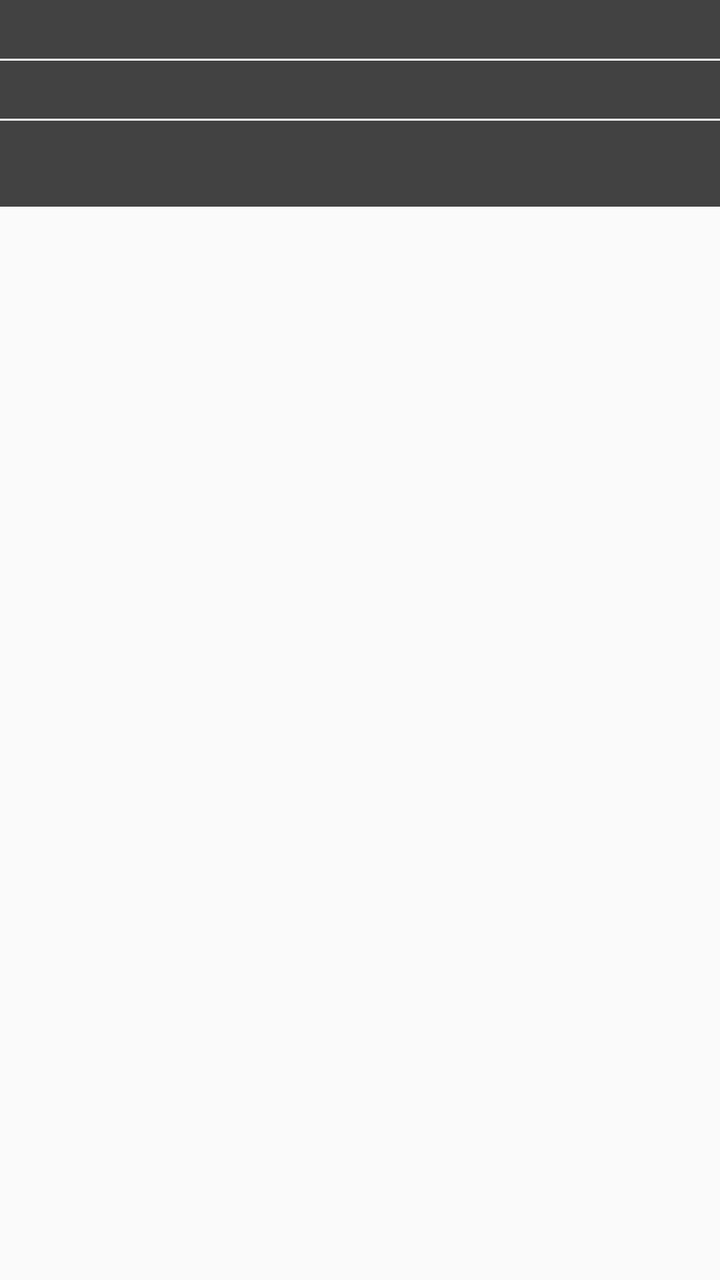
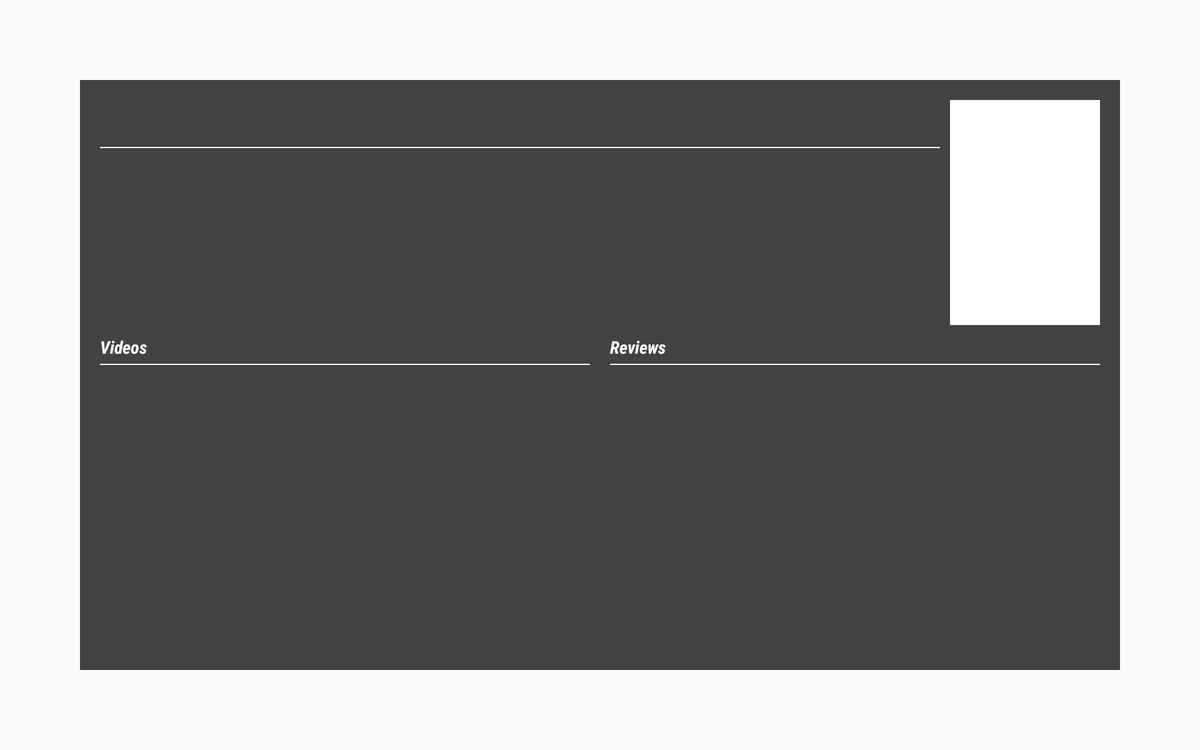

Two renders of one Android screen. The first uses the default layout on a phone; the second uses the alternative layout the repository ships for a different screen configuration, on a matching device. The two XML files are below.
<!-- AndroidManifest.xml: application theme AppTheme -->
<!-- res/layout/fragment_details.xml -->
<RelativeLayout xmlns:android="http://schemas.android.com/apk/res/android"
    xmlns:tools="http://schemas.android.com/tools"
    android:layout_width="match_parent"
    android:layout_height="match_parent"
    tools:context=".fragments.DetailsFragment">

    <ImageView
        android:id="@+id/backdrop_image"
        android:layout_width="match_parent"
        android:layout_height="match_parent"
        android:scaleType="centerCrop" />

    <View
        android:layout_width="match_parent"
        android:layout_height="match_parent"
        android:background="#00FFFFFF" />

    <ScrollView
        android:layout_width="match_parent"
        android:layout_height="match_parent">

        <RelativeLayout
            android:layout_width="match_parent"
            android:layout_height="wrap_content">

            <ImageView
                android:id="@+id/poster_image"
                android:layout_width="wrap_content"
                android:layout_height="wrap_content"
                android:layout_centerHorizontal="true"
                android:layout_marginTop="@dimen/activity_vertical_margin"
                android:layout_marginRight="@dimen/activity_vertical_margin"
                android:layout_marginEnd="@dimen/activity_vertical_margin" />

            <LinearLayout
                android:layout_width="match_parent"
                android:layout_height="wrap_content"
                android:orientation="vertical"
                android:layout_below="@id/poster_image"
                android:layout_marginTop="@dimen/activity_horizontal_margin"
                android:layout_marginRight="@dimen/activity_horizontal_margin"
                android:layout_marginEnd="@dimen/activity_horizontal_margin"
                android:layout_marginBottom="@dimen/activity_horizontal_margin"
                android:layout_marginLeft="@dimen/activity_horizontal_margin"
                android:layout_marginStart="@dimen/activity_horizontal_margin"
                android:paddingLeft="@dimen/activity_horizontal_margin"
                android:paddingRight="@dimen/activity_horizontal_margin"
                android:paddingTop="@dimen/activity_vertical_margin"
                android:paddingBottom="@dimen/activity_vertical_margin"
                android:background="#BB000000">

                    <TextView
                        android:id="@+id/original_title"
                        android:layout_width="wrap_content"
                        android:layout_height="wrap_content"
                        android:textStyle="bold"
                        android:textColor="#FFFFFF"
                        android:textSize="18sp" />

                    <View
                        android:layout_width="match_parent"
                        android:layout_height="1dp"
                        android:layout_marginTop="5dp"
                        android:layout_marginBottom="5dp"
                        android:background="#FFFFFF" />

                    <TextView
                        android:id="@+id/overview"
                        android:layout_width="wrap_content"
                        android:layout_height="wrap_content"
                        android:textColor="#FFFFFF" />

                    <View
                        android:layout_width="match_parent"
                        android:layout_height="1dp"
                        android:layout_marginTop="5dp"
                        android:layout_marginBottom="5dp"
                        android:background="#FFFFFF" />

                    <TextView
                        android:id="@+id/vote_average"
                        android:layout_width="wrap_content"
                        android:layout_height="wrap_content"
                        android:textColor="#FFFFFF" />

                    <TextView
                        android:id="@+id/release_date"
                        android:layout_width="wrap_content"
                        android:layout_height="wrap_content"
                        android:textColor="#FFFFFF" />

                </LinearLayout>

        </RelativeLayout>

    </ScrollView>

</RelativeLayout>
<!-- resources referenced by this layout -->
<resources>
  <style name="AppTheme" parent="Theme.AppCompat.Light.DarkActionBar">
          <item name="android:windowAnimationStyle">@style/Slide.Activity</item>
      </style>
  <style name="Slide.Activity" parent="@android:style/Animation.Activity">
          <item name="android:activityOpenEnterAnimation">@anim/slide_in_ltr</item>
          <item name="android:activityOpenExitAnimation">@anim/slide_out_ltr</item>
          <item name="android:activityCloseEnterAnimation">@anim/slide_in_rtl</item>
          <item name="android:activityCloseExitAnimation">@anim/slide_out_rtl</item>
      </style>
</resources>
<!-- res/layout-sw600dp-land/fragment_details.xml (the repository's variant of the layout above) -->
<!-- drawn on a 7-inch tablet turned sideways -->
<FrameLayout xmlns:android="http://schemas.android.com/apk/res/android"
    xmlns:tools="http://schemas.android.com/tools"
    android:layout_width="match_parent"
    android:layout_height="match_parent"
    android:orientation="vertical"
    tools:context=".fragments.DetailsFragment">

    <ImageView
        android:id="@+id/backdrop_image"
        android:layout_width="match_parent"
        android:layout_height="match_parent"
        android:scaleType="centerCrop"
        android:contentDescription="@string/backdrop_description" />

    <RelativeLayout
        android:layout_width="match_parent"
        android:layout_height="match_parent"
        android:orientation="vertical"
        android:layout_margin="64dp"
        android:padding="16dp"
        android:background="#BB000000">

        <ImageView
            android:id="@+id/poster_image"
            android:layout_width="120dp"
            android:layout_height="180dp"
            android:layout_alignParentTop="true"
            android:layout_alignParentRight="true"
            android:layout_alignParentEnd="true"
            android:layout_marginLeft="8dp"
            android:layout_marginStart="8dp"
            android:scaleType="fitXY"
            android:background="#FFF"
            android:contentDescription="@string/poster_description" />

        <LinearLayout
            android:layout_width="wrap_content"
            android:layout_height="wrap_content"
            android:orientation="vertical"
            android:layout_alignTop="@+id/poster_image"
            android:layout_alignBottom="@+id/poster_image"
            android:layout_alignParentLeft="true"
            android:layout_alignParentStart="true"
            android:layout_toLeftOf="@id/poster_image"
            android:layout_toStartOf="@id/poster_image">

            <TextView
                android:id="@+id/original_title"
                android:layout_width="wrap_content"
                android:layout_height="wrap_content"
                style="@android:style/TextAppearance.Large"
                android:fontFamily="sans-serif-condensed"
                android:textStyle="bold|italic"
                android:textColor="#FFFFFF" />

            <View
                android:layout_width="match_parent"
                android:layout_height="1dp"
                android:layout_marginTop="8dp"
                android:layout_marginBottom="8dp"
                android:background="#FFFFFF" />

            <LinearLayout
                android:layout_width="match_parent"
                android:layout_height="wrap_content"
                android:paddingBottom="8dp">

                <TextView
                    android:id="@+id/release_date"
                    android:layout_width="0dp"
                    android:layout_height="wrap_content"
                    android:layout_weight="1"
                    android:gravity="start"
                    style="@android:style/TextAppearance.Small"
                    android:fontFamily="sans-serif-condensed"
                    android:textStyle="bold"
                    android:textColor="#FFFFFF" />

                <TextView
                    android:id="@+id/vote_average"
                    android:layout_width="0dp"
                    android:layout_height="wrap_content"
                    android:layout_weight="1"
                    android:gravity="end"
                    style="@android:style/TextAppearance.Small"
                    android:fontFamily="sans-serif-condensed"
                    android:textStyle="bold"
                    android:textColor="#FFFFFF" />

            </LinearLayout>

            <ScrollView
                android:layout_width="match_parent"
                android:layout_height="match_parent">

                <TextView
                    android:id="@+id/overview"
                    android:layout_width="match_parent"
                    android:layout_height="wrap_content"
                    style="@android:style/TextAppearance.Small"
                    android:fontFamily="sans-serif-condensed"
                    android:textColor="#FFFFFF" />

            </ScrollView>

        </LinearLayout>

        <LinearLayout
            android:layout_width="match_parent"
            android:layout_height="match_parent"
            android:orientation="horizontal"
            android:layout_below="@+id/poster_image"
            android:layout_marginTop="8dp">

            <LinearLayout
                android:layout_width="0dp"
                android:layout_height="match_parent"
                android:orientation="vertical"
                android:layout_weight="1"
                android:layout_marginRight="8dp"
                android:layout_marginEnd="8dp">

                <TextView
                    android:layout_width="wrap_content"
                    android:layout_height="wrap_content"
                    style="@android:style/TextAppearance.Small"
                    android:fontFamily="sans-serif-condensed"
                    android:textStyle="bold|italic"
                    android:text="@string/title_videos"
                    android:textColor="#FFFFFF" />

                <View
                    android:layout_width="match_parent"
                    android:layout_height="1dp"
                    android:layout_marginTop="4dp"
                    android:layout_marginBottom="4dp"
                    android:background="#FFFFFF" />

                <android.support.v4.view.ViewPager
                    android:id="@+id/video_list"
                    android:layout_width="match_parent"
                    android:layout_height="72dp" />

            </LinearLayout>

            <LinearLayout
                android:layout_width="0dp"
                android:layout_height="match_parent"
                android:orientation="vertical"
                android:layout_weight="1"
                android:layout_marginLeft="8dp"
                android:layout_marginStart="8dp">

                <TextView
                    android:layout_width="wrap_content"
                    android:layout_height="wrap_content"
                    style="@android:style/TextAppearance.Small"
                    android:fontFamily="sans-serif-condensed"
                    android:textStyle="bold|italic"
                    android:text="@string/title_reviews"
                    android:textColor="#FFFFFF" />

                <View
                    android:layout_width="match_parent"
                    android:layout_height="1dp"
                    android:layout_marginTop="4dp"
                    android:layout_marginBottom="4dp"
                    android:background="#FFFFFF" />

                <android.support.v4.view.ViewPager
                    android:id="@+id/review_list"
                    android:layout_width="match_parent"
                    android:layout_height="match_parent" />

            </LinearLayout>

        </LinearLayout>

    </RelativeLayout>

</FrameLayout>
<!-- resources referenced by the variant -->
<!-- as a 7-inch tablet turned sideways resolves them -->
<resources>
  <string name="backdrop_description">Backdrop Image</string>
  <string name="poster_description">Movie Poster</string>
  <string name="title_reviews">Reviews</string>
  <string name="title_videos">Videos</string>
  <style name="AppTheme" parent="Theme.AppCompat.Light.DarkActionBar">
          <item name="android:windowAnimationStyle">@style/Slide.Activity</item>
      </style>
  <style name="Slide.Activity" parent="@android:style/Animation.Activity">
          <item name="android:activityOpenEnterAnimation">@anim/slide_in_ltr</item>
          <item name="android:activityOpenExitAnimation">@anim/slide_out_ltr</item>
          <item name="android:activityCloseEnterAnimation">@anim/slide_in_rtl</item>
          <item name="android:activityCloseExitAnimation">@anim/slide_out_rtl</item>
      </style>
</resources>
